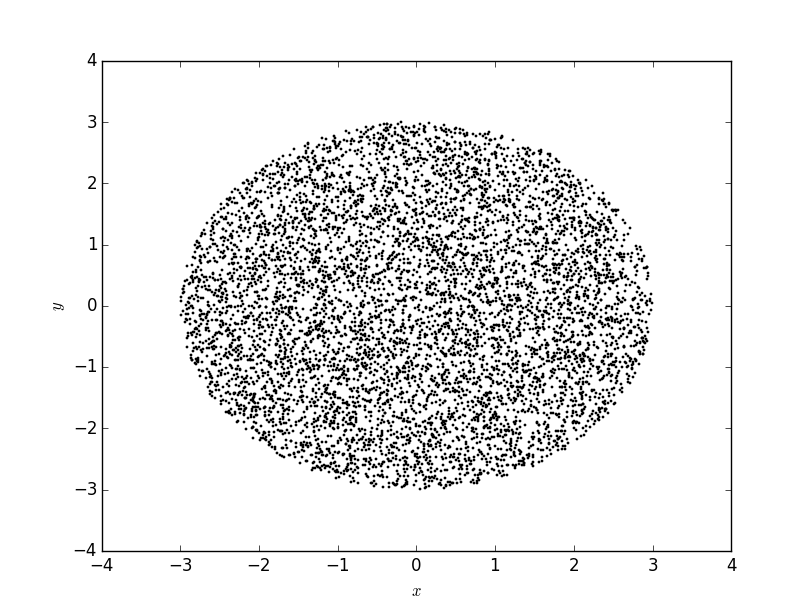

Write the Python code that produced this figure.
#!/usr/bin/env python3

from math import *
import matplotlib.pyplot as plt
from random import random

N = 100000
R = 3.0

def signrandom(): return 2.0*random()-1.0

X = [signrandom()*10.0 for i in range(N)]
Y = [signrandom()*10.0 for i in range(N)]

Xs, Ys = list(), list()
for i in range(N):
    if sqrt(X[i]*X[i]+Y[i]*Y[i]) < R:
       Xs.append(X[i])
       Ys.append(Y[i])

plt.scatter(Xs, Ys, s=1)
plt.xlabel("$x$")
plt.ylabel("$y$")
plt.show()
